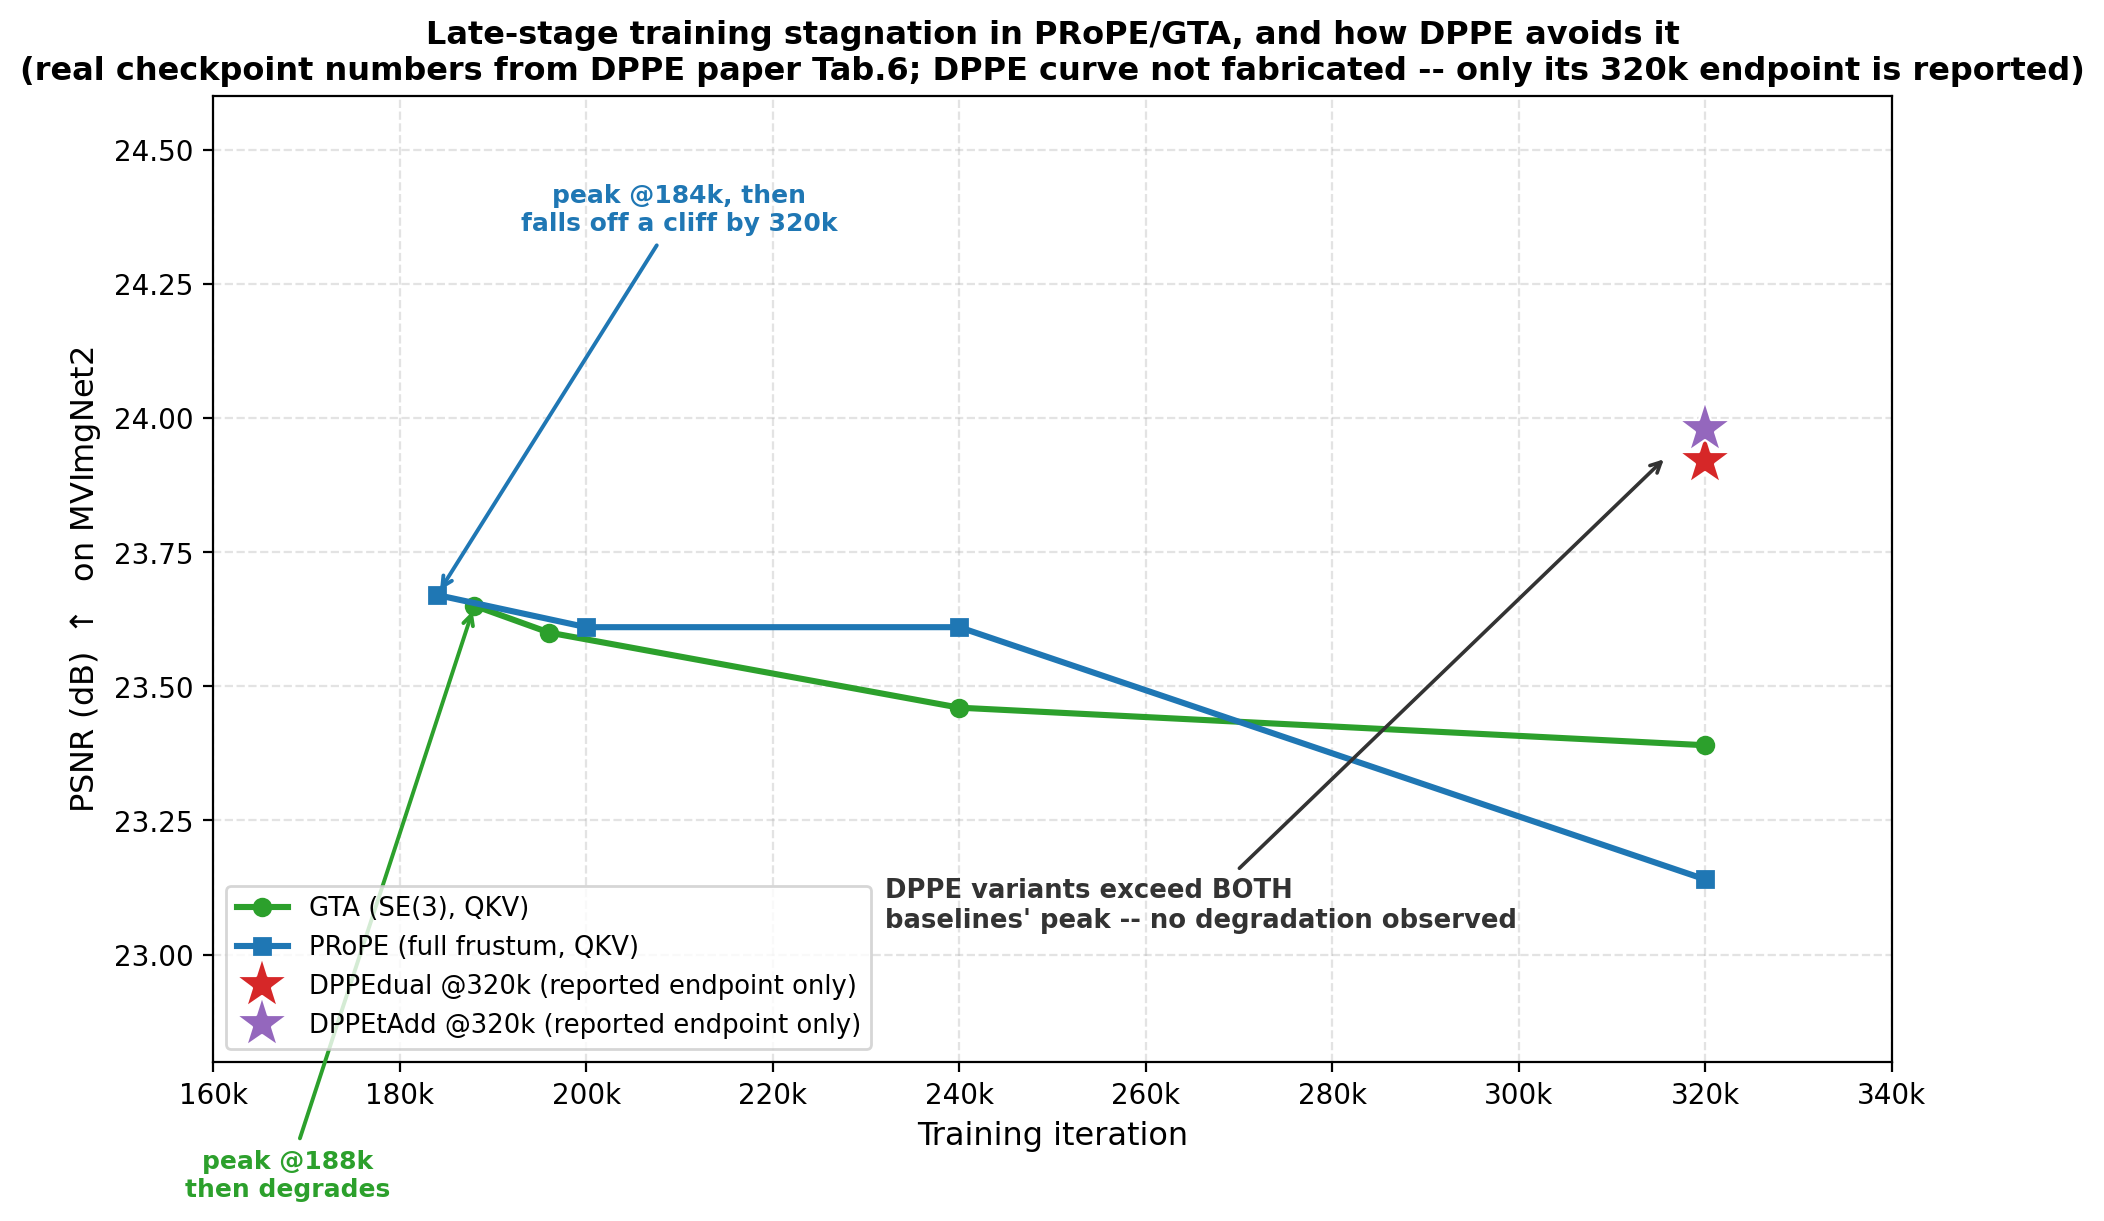

Generate this figure with Python:
#!/usr/bin/env python3
# -*- coding: utf-8 -*-
"""
DPPE fixes PRoPE's late-stage training stagnation.

Reproduces the real per-checkpoint PSNR numbers from DPPE (Kenney & Suzuki,
"DPPE: Rethinking Camera-Based Positional Encoding for Scaling Multi-View
Transformers", 2026), Table 6, on MVImgNet2 (NVS task, large-scale training
run, 320k iterations). GTA and PRoPE both peak early (~184k-200k) and then
DEGRADE by 320k, because rotation R and translation t are coupled in the
same value-output dimensions, which the paper proves is non-identifiable
per-token (Prop. 1). DPPE (both variants) is only reported at the final
320k checkpoint in the paper (no intermediate curve was released), but its
value already exceeds BOTH baselines' peak checkpoints -- so it is plotted
as isolated endpoint markers, not a fabricated curve.

Run: /mnt/r/VENV/dj/bin/python dppe_training_stagnation.py
Output: dppe_training_stagnation.png
"""
import os

import matplotlib

matplotlib.use("Agg")
import matplotlib.pyplot as plt  # noqa: E402

plt.rcParams["axes.unicode_minus"] = False

# Real checkpoint data, DPPE paper Table 6 (MVImgNet2, PSNR dB)
GTA_ITERS = [188_000, 196_000, 240_000, 320_000]
GTA_PSNR = [23.65, 23.60, 23.46, 23.39]

PROPE_ITERS = [184_000, 200_000, 240_000, 320_000]
PROPE_PSNR = [23.67, 23.61, 23.61, 23.14]

# DPPE variants: only the final 320k checkpoint is reported in the paper.
DPPE_DUAL_320K = 23.92
DPPE_TADD_320K = 23.98


def main():
    fig, ax = plt.subplots(figsize=(9.6, 6.2))

    ax.plot(GTA_ITERS, GTA_PSNR, "-o", color="#2ca02c", lw=2.2, ms=6, label="GTA (SE(3), QKV)")
    ax.plot(PROPE_ITERS, PROPE_PSNR, "-s", color="#1f77b4", lw=2.2, ms=6, label="PRoPE (full frustum, QKV)")

    ax.plot(320_000, DPPE_DUAL_320K, "*", color="#d62728", ms=20, mec="white", mew=0.8, label="DPPEdual @320k (reported endpoint only)")
    ax.plot(320_000, DPPE_TADD_320K, "*", color="#9467bd", ms=20, mec="white", mew=0.8, label="DPPEtAdd @320k (reported endpoint only)")

    # Peak markers
    ax.annotate("peak @188k\nthen degrades", xy=(188_000, 23.65), xytext=(168_000, 22.55),
                fontsize=9, color="#2ca02c", weight="bold", ha="center",
                arrowprops=dict(arrowstyle="->", color="#2ca02c", lw=1.4))
    ax.annotate("peak @184k, then\nfalls off a cliff by 320k", xy=(184_000, 23.67), xytext=(210_000, 24.35),
                fontsize=9, color="#1f77b4", weight="bold", ha="center",
                arrowprops=dict(arrowstyle="->", color="#1f77b4", lw=1.4))
    ax.annotate("DPPE variants exceed BOTH\nbaselines' peak -- no degradation observed",
                xy=(316_000, 23.93), xytext=(232_000, 23.05),
                fontsize=9.3, color="#333333", weight="bold", ha="left",
                arrowprops=dict(arrowstyle="->", color="#333333", lw=1.3))

    ax.set_xlabel("Training iteration", fontsize=11.5)
    ax.set_ylabel("PSNR (dB) $\\uparrow$  on MVImgNet2", fontsize=11.5)
    ax.set_title(
        "Late-stage training stagnation in PRoPE/GTA, and how DPPE avoids it\n"
        "(real checkpoint numbers from DPPE paper Tab.6; DPPE curve not fabricated -- only its 320k endpoint is reported)",
        fontsize=11.5, weight="bold",
    )
    ax.set_xlim(160_000, 340_000)
    ax.set_ylim(22.8, 24.6)
    ax.xaxis.set_major_formatter(lambda v, pos: f"{int(v/1000)}k")
    ax.grid(True, ls="--", alpha=0.35)
    ax.legend(fontsize=9.3, loc="lower left")

    fig.tight_layout()
    out = os.path.join(os.path.dirname(os.path.abspath(__file__)), "dppe_training_stagnation.png")
    fig.savefig(out, dpi=200, bbox_inches="tight")
    print(f"Saved: {out}")


if __name__ == "__main__":
    main()
